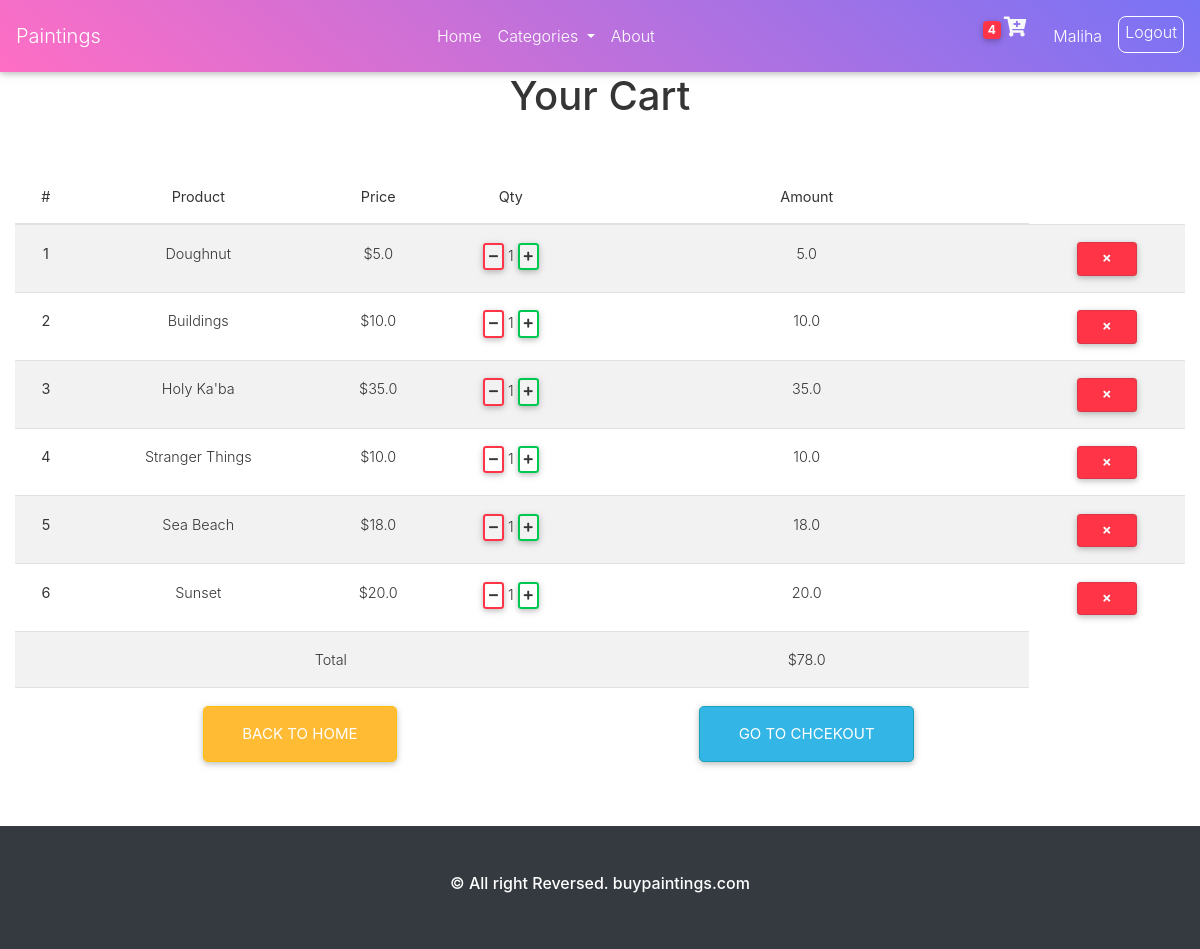
The page /cart/ (signed in) on the database as committed earlier.
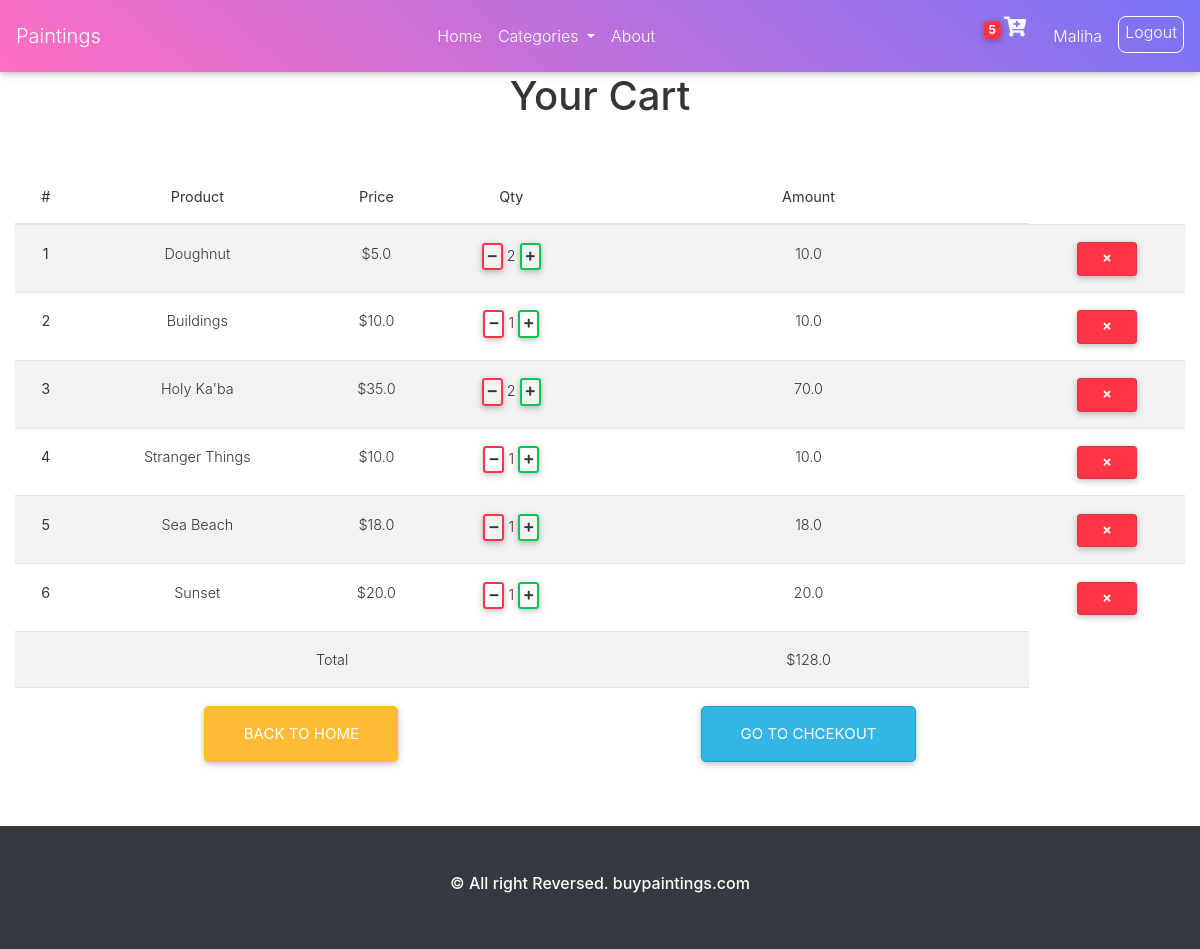
The same page on the database as committed later.
### home/models.py (models this page shows, shortened)
class Order_Product(models.Model):
    CHOICES = (
        ('Pending', 'Pending'),
        ('Delivered', 'Delivered'),
        ('Cancled', 'Cancled'),
    )
    user = models.ForeignKey(User, null=True, on_delete=models.CASCADE)
    cartitem = models.ManyToManyField(Cart)
    address = models.ForeignKey(address, null=True, on_delete=models.CASCADE)
    ordered = models.BooleanField(default=False)
    status = models.CharField(
        max_length=100, null=True, choices=CHOICES, default=CHOICES[0][0])
    def orderTotal(self):
        t = 0
        for i in self.cartitem.all():
            t += i.productTotal()
        return t

class Cart(models.Model):
    user = models.ForeignKey(User, null=True, on_delete=models.CASCADE)
    product = models.ForeignKey(Product, null=True, on_delete=models.CASCADE)
    quantity = models.IntegerField(default=1)
    purchased = models.BooleanField(default=False)
    def productTotal(self):
        t = self.product.price * self.quantity
        return t

### product/models.py (models this page shows, shortened)
class Product(models.Model):
    title = models.CharField(max_length=100, null=True)
    description = models.CharField(max_length=1000, null=True)
    product_image = models.ImageField(default="product.jpg", null=True)
    category = models.ForeignKey(Category, null=True, on_delete=models.CASCADE)
    price = models.FloatField('Price : $', null=True)
    date_created = models.DateTimeField(auto_now_add=True, null=True)

### home/views.py (the view)
# urls.py: path('cart/', cartView, name='cart'),
def cartView(request):
    user = request.user
    cart_item = Cart.objects.filter(user=user, purchased=False)
    category = Category.objects.all()
    order_item = Order_Product.objects.filter(user=user, ordered=False)
    if cart_item.exists():
        order = order_item[0]
        return render(request, 'cart.html', {'cart': cart_item, 'order': order, 'category': category})
    else:
        return render(request, 'cart.html')

### home/templatetags/cartcounter.py (called while the page is built)
@register.filter
def cart_count(user):
    order = Order_Product.objects.filter(user=user, ordered=False)
    if order.exists():
        return order[0].cartitem.count()
    else:
        return 0

### home/templates/cart.html
{% extends "base.html"%}
{%block content%}
    <div class="container-fluid text-center mb-5 mt-5">
        <h1 class="mb-5 pt-4">Your Cart</h1>
    <table class="table table-striped mb-5">
        <thead>
          <tr>
            <th scope="col">#</th>
            <th scope="col">Product</th>
            <th scope="col">Price</th>
            <th scope="col">Qty</th>
            <th scope="col">Amount</th>
          </tr>
        </thead>
        <tbody>
        {% for i in cart  %}
          <tr>
            <th scope="row">{{ forloop.counter }}</th>
            <td>{{i.product.title}}</td>
            <td>${{i.product.price}}</td>
            <td>
              <a href="{% url 'minuscart' i.product.id %}" class="btn btn-sm btn-outline-danger p-1"> <i class="fas fa-minus"></i></a>
              {{i.quantity}}
              <a href="{% url 'pluscart' i.product.id %}" class="btn btn-sm btn-outline-success p-1"> <i class="fas fa-plus"></i></a>
            </td>
            <td>{{i.productTotal}}</td>
            <td> <a href="{% url 'removecart' i.product.id %}" class="btn btn-sm btn-danger"> <i class="fas fa-times text-light"></i></a>
            </td>
          </tr>
        {% endfor %}
          <tr>
            <th scope="row"></th>
            <td colspan="3">Total</td>
            <td>${{ order.orderTotal }}</td>
          </tr>
          <tr>
            <td colspan="4"><a href="{% url 'home' %}" class="btn btn-warning btn-lg">Back To Home</a></td>
            <td><a class="btn btn-info btn-lg" href="{% url 'checkout' %}">Go To Chcekout</a></td>
          </tr>
        </tbody>
      </table>
    </div>
{%endblock content%}

### templates/base.html (shortened to what this page needs)
<!DOCTYPE html>
<html lang="en">
<head>
  {% load static %}
    <link rel="stylesheet" href="{% static 'css/style.css' %}">
    <link rel="stylesheet" href="{% static 'css/mdb.css' %}">
    <link rel="stylesheet" href="https://stackpath.bootstrapcdn.com/bootstrap/4.5.2/css/bootstrap.min.css">
    <link rel="stylesheet" href="https://cdnjs.cloudflare.com/ajax/libs/font-awesome/5.15.1/css/all.min.css"/>
<link rel="stylesheet" href="https://stackpath.bootstrapcdn.com/font-awesome/4.7.0/css/font-awesome.min.css">
</head>
<body>
    <nav class="navbar navbar-expand-lg navbar-dark bg-light fixed-top purple-gradient">
        <a class="navbar-brand" href="#">Paintings</a>
        <div class="collapse navbar-collapse" id="navbarSupportedContent">
          <ul class="navbar-nav ml-auto">
            <li class="nav-item">
              <a class="nav-link" href="{% url 'home' %}">Home</a>
            </li>
            <li class="nav-item dropdown">
              <a class="nav-link dropdown-toggle" href="#" id="navbarDropdown" role="button" data-toggle="dropdown" aria-haspopup="true" aria-expanded="false">
               Categories
              </a>
            </li>
            <li class="nav-item">
                <a class="nav-link" href="{% url 'about' %}">About</a>
              </li>
          </ul>
          {% if user.is_authenticated %}{% load cartcounter %}
          <ul class="navbar-nav ml-auto nav-flex-icons">
            <li class="nav-item">
              <a href="{% url 'cart' %}" class="nav-link mr-3">
                <span class="badge badge-danger">{{request.user | cart_count }}</span><i style="font-size: 20px;" class="fas fa-cart-plus text-light"></i></a>
            </li>
            <li class="nav-item">
              <p class="mt-3 mr-3 text-white">{{ request.user.first_name }}</p>
            </li>
            <li class="mt-2">
              <a style="padding: 3px 6px; border-radius: 8px ;border:solid 1px #fff;" class="nav-link text-white pb-2" href="{% url 'logout' %}"> Logout </a>
            </li>
            {% else %}
            <li class="nav-item btn btn-info">
              <a class="text-white" href="{% url 'signin' %}">Signin</a>
            </li>
          </ul>
          {% endif %}
        </div>
      </nav>
    {%block content%}
    {%endblock content%}
    <footer>
      <div class="p-0 m-0">
        <div class="bg-dark p-4 text-center">
            <p class="h6 p-4 text-white">© All right Reversed.<a class="text-white" href="#"> buypaintings.com</a></p>
        </div>
      </div>
    </footer>
</body>
</html>

Rows that differ between the two databases and show on the page:
changed Cart "Doughnut": quantity "1" → "2"; productTotal "5.0" → "10.0"
changed Cart "Holy Ka'ba": quantity "1" → "2"; productTotal "35.0" → "70.0"
changed through a linked row, Order_Product: orderTotal "78.0" → "128.0"
Other text that changed with them:
{{ request.user | cart_count }}: "4" → "5"
